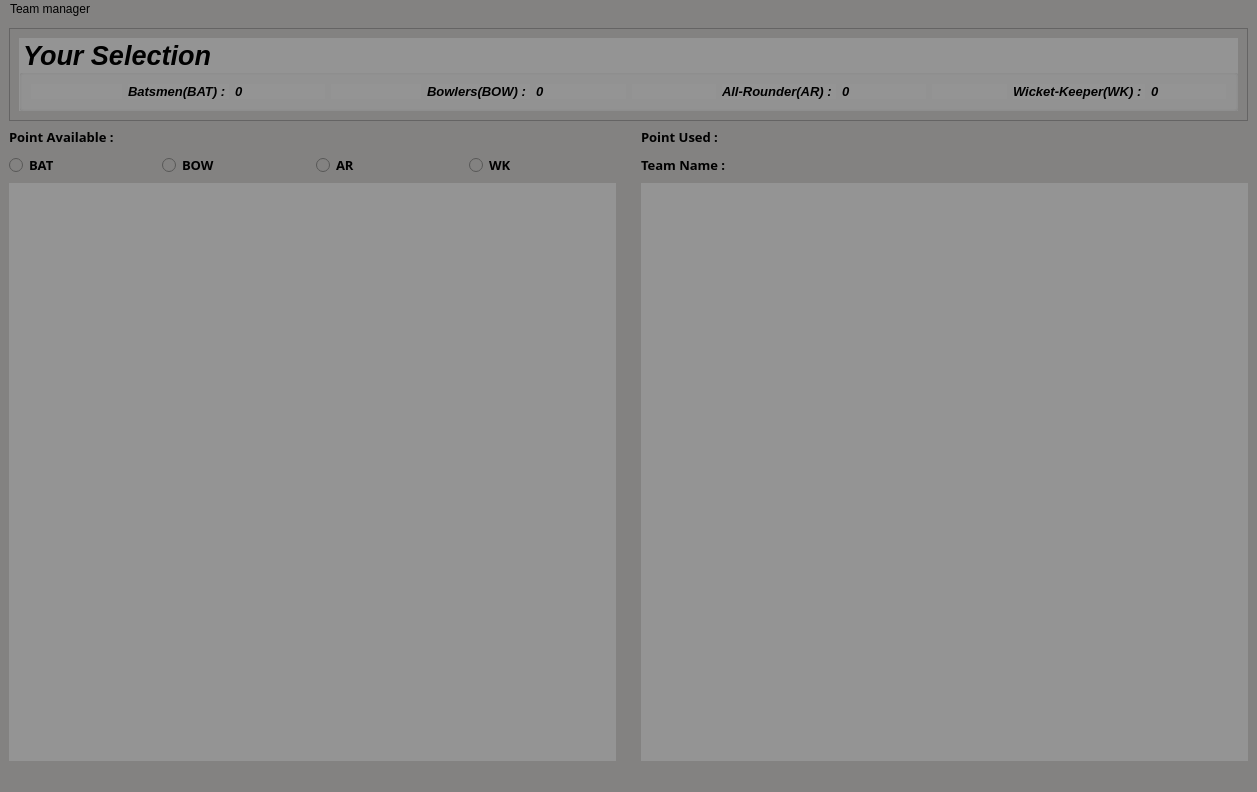
<?xml version="1.0" encoding="UTF-8"?>
<ui version="4.0">
 <class>MainWindow</class>
 <widget class="QMainWindow" name="MainWindow">
  <property name="geometry">
   <rect>
    <x>0</x>
    <y>0</y>
    <width>1257</width>
    <height>792</height>
   </rect>
  </property>
  <property name="focusPolicy">
   <enum>Qt::StrongFocus</enum>
  </property>
  <property name="windowTitle">
   <string>Fantasy Cricket</string>
  </property>
  <property name="windowIcon">
   <iconset>
    <normaloff>windowicon.png</normaloff>windowicon.png</iconset>
  </property>
  <property name="styleSheet">
   <string notr="true">background-color: rgb(131, 130, 129);</string>
  </property>
  <widget class="QWidget" name="centralwidget">
   <layout class="QGridLayout" name="gridLayout">
    <item row="4" column="0">
     <layout class="QHBoxLayout" name="horizontalLayout_4">
      <item>
       <widget class="QRadioButton" name="Rbat">
        <property name="font">
         <font>
          <family>Segoe Script</family>
          <pointsize>10</pointsize>
          <weight>75</weight>
          <bold>true</bold>
         </font>
        </property>
        <property name="text">
         <string>BAT</string>
        </property>
       </widget>
      </item>
      <item>
       <widget class="QRadioButton" name="Rbow">
        <property name="font">
         <font>
          <family>Segoe Script</family>
          <pointsize>10</pointsize>
          <weight>75</weight>
          <bold>true</bold>
         </font>
        </property>
        <property name="text">
         <string>BOW</string>
        </property>
       </widget>
      </item>
      <item>
       <widget class="QRadioButton" name="Rar">
        <property name="font">
         <font>
          <family>Segoe Script</family>
          <pointsize>10</pointsize>
          <weight>75</weight>
          <bold>true</bold>
         </font>
        </property>
        <property name="text">
         <string>AR</string>
        </property>
       </widget>
      </item>
      <item>
       <widget class="QRadioButton" name="Rwk">
        <property name="font">
         <font>
          <family>Segoe Script</family>
          <pointsize>10</pointsize>
          <weight>75</weight>
          <bold>true</bold>
         </font>
        </property>
        <property name="text">
         <string>WK</string>
        </property>
       </widget>
      </item>
     </layout>
    </item>
    <item row="3" column="0">
     <layout class="QHBoxLayout" name="horizontalLayout_3">
      <item>
       <widget class="QLabel" name="label_17">
        <property name="font">
         <font>
          <family>Segoe Script</family>
          <pointsize>10</pointsize>
          <weight>75</weight>
          <bold>true</bold>
         </font>
        </property>
        <property name="text">
         <string>Point Available :</string>
        </property>
       </widget>
      </item>
      <item>
       <widget class="QLabel" name="pointavail">
        <property name="font">
         <font>
          <family>Segoe Script</family>
          <pointsize>10</pointsize>
          <weight>75</weight>
          <bold>true</bold>
         </font>
        </property>
        <property name="text">
         <string/>
        </property>
       </widget>
      </item>
      <item>
       <spacer name="horizontalLayout_5">
        <property name="orientation">
         <enum>Qt::Horizontal</enum>
        </property>
        <property name="sizeType">
         <enum>QSizePolicy::Expanding</enum>
        </property>
        <property name="sizeHint" stdset="0">
         <size>
          <width>40</width>
          <height>20</height>
         </size>
        </property>
       </spacer>
      </item>
     </layout>
    </item>
    <item row="4" column="3">
     <layout class="QHBoxLayout" name="horizontalLayout_2">
      <item>
       <widget class="QLabel" name="label_15">
        <property name="font">
         <font>
          <family>Segoe Script</family>
          <pointsize>10</pointsize>
          <weight>75</weight>
          <bold>true</bold>
         </font>
        </property>
        <property name="text">
         <string>Team Name :</string>
        </property>
       </widget>
      </item>
      <item>
       <widget class="QLabel" name="teamname">
        <property name="font">
         <font>
          <family>Segoe Script</family>
          <pointsize>10</pointsize>
          <weight>75</weight>
          <bold>true</bold>
         </font>
        </property>
        <property name="text">
         <string/>
        </property>
       </widget>
      </item>
      <item>
       <spacer name="horizontalSpacer_2">
        <property name="orientation">
         <enum>Qt::Horizontal</enum>
        </property>
        <property name="sizeHint" stdset="0">
         <size>
          <width>40</width>
          <height>20</height>
         </size>
        </property>
       </spacer>
      </item>
     </layout>
    </item>
    <item row="5" column="2">
     <widget class="QLabel" name="label_19">
      <property name="text">
       <string/>
      </property>
      <property name="pixmap">
       <pixmap>icon/cup.png</pixmap>
      </property>
     </widget>
    </item>
    <item row="3" column="3">
     <layout class="QHBoxLayout" name="horizontalLayout">
      <item>
       <widget class="QLabel" name="label_16">
        <property name="font">
         <font>
          <family>Segoe Script</family>
          <pointsize>10</pointsize>
          <weight>75</weight>
          <bold>true</bold>
         </font>
        </property>
        <property name="text">
         <string>Point Used :</string>
        </property>
       </widget>
      </item>
      <item>
       <widget class="QLabel" name="pointused">
        <property name="font">
         <font>
          <family>Segoe Script</family>
          <pointsize>10</pointsize>
          <weight>75</weight>
          <bold>true</bold>
         </font>
        </property>
        <property name="text">
         <string/>
        </property>
       </widget>
      </item>
      <item>
       <spacer name="horizontalSpacer">
        <property name="orientation">
         <enum>Qt::Horizontal</enum>
        </property>
        <property name="sizeType">
         <enum>QSizePolicy::Expanding</enum>
        </property>
        <property name="sizeHint" stdset="0">
         <size>
          <width>40</width>
          <height>20</height>
         </size>
        </property>
       </spacer>
      </item>
     </layout>
    </item>
    <item row="1" column="0" colspan="4">
     <widget class="QFrame" name="frame">
      <property name="frameShape">
       <enum>QFrame::StyledPanel</enum>
      </property>
      <property name="frameShadow">
       <enum>QFrame::Raised</enum>
      </property>
      <layout class="QVBoxLayout" name="verticalLayout">
       <item>
        <widget class="QGroupBox" name="groupBox">
         <property name="font">
          <font>
           <family>Arial</family>
           <pointsize>20</pointsize>
           <weight>75</weight>
           <italic>true</italic>
           <bold>true</bold>
          </font>
         </property>
         <property name="mouseTracking">
          <bool>false</bool>
         </property>
         <property name="styleSheet">
          <string notr="true">background-color: rgb(148, 148, 148);</string>
         </property>
         <property name="title">
          <string>Your Selection</string>
         </property>
         <layout class="QGridLayout" name="gridLayout_6">
          <item row="0" column="1">
           <layout class="QGridLayout" name="BOW">
            <item row="0" column="2">
             <widget class="QLabel" name="bow">
              <property name="font">
               <font>
                <family>Arial</family>
                <pointsize>10</pointsize>
                <weight>75</weight>
                <italic>true</italic>
                <bold>true</bold>
               </font>
              </property>
              <property name="text">
               <string>0</string>
              </property>
             </widget>
            </item>
            <item row="0" column="0">
             <widget class="QLabel" name="label_4">
              <property name="text">
               <string/>
              </property>
              <property name="pixmap">
               <pixmap>icon/bow.png</pixmap>
              </property>
             </widget>
            </item>
            <item row="0" column="1">
             <widget class="QLabel" name="label_5">
              <property name="font">
               <font>
                <family>Arial</family>
                <pointsize>10</pointsize>
                <weight>75</weight>
                <italic>true</italic>
                <bold>true</bold>
               </font>
              </property>
              <property name="text">
               <string>Bowlers(BOW) : </string>
              </property>
             </widget>
            </item>
           </layout>
          </item>
          <item row="0" column="3">
           <layout class="QGridLayout" name="WK">
            <item row="0" column="1">
             <widget class="QLabel" name="label_11">
              <property name="font">
               <font>
                <family>Arial</family>
                <pointsize>10</pointsize>
                <weight>75</weight>
                <italic>true</italic>
                <bold>true</bold>
               </font>
              </property>
              <property name="text">
               <string>Wicket-Keeper(WK) : </string>
              </property>
             </widget>
            </item>
            <item row="0" column="0">
             <widget class="QLabel" name="label_10">
              <property name="text">
               <string/>
              </property>
              <property name="pixmap">
               <pixmap>icon/wkt.png</pixmap>
              </property>
             </widget>
            </item>
            <item row="0" column="2">
             <widget class="QLabel" name="wk">
              <property name="font">
               <font>
                <family>Arial</family>
                <pointsize>10</pointsize>
                <weight>75</weight>
                <italic>true</italic>
                <bold>true</bold>
               </font>
              </property>
              <property name="text">
               <string>0</string>
              </property>
             </widget>
            </item>
           </layout>
          </item>
          <item row="0" column="2">
           <layout class="QGridLayout" name="AR">
            <item row="0" column="0">
             <widget class="QLabel" name="label_7">
              <property name="text">
               <string/>
              </property>
              <property name="pixmap">
               <pixmap>icon/ar.png</pixmap>
              </property>
             </widget>
            </item>
            <item row="0" column="1">
             <widget class="QLabel" name="label_8">
              <property name="font">
               <font>
                <family>Arial</family>
                <pointsize>10</pointsize>
                <weight>75</weight>
                <italic>true</italic>
                <bold>true</bold>
               </font>
              </property>
              <property name="text">
               <string>All-Rounder(AR) : </string>
              </property>
             </widget>
            </item>
            <item row="0" column="2">
             <widget class="QLabel" name="ar">
              <property name="font">
               <font>
                <family>Arial</family>
                <pointsize>10</pointsize>
                <weight>75</weight>
                <italic>true</italic>
                <bold>true</bold>
               </font>
              </property>
              <property name="text">
               <string>0</string>
              </property>
             </widget>
            </item>
           </layout>
          </item>
          <item row="0" column="0">
           <layout class="QGridLayout" name="BAT">
            <item row="0" column="1">
             <widget class="QLabel" name="label_2">
              <property name="font">
               <font>
                <family>Arial</family>
                <pointsize>10</pointsize>
                <weight>75</weight>
                <italic>true</italic>
                <bold>true</bold>
               </font>
              </property>
              <property name="text">
               <string>Batsmen(BAT) : </string>
              </property>
             </widget>
            </item>
            <item row="0" column="0">
             <widget class="QLabel" name="label">
              <property name="text">
               <string/>
              </property>
              <property name="pixmap">
               <pixmap>icon/bat.png</pixmap>
              </property>
             </widget>
            </item>
            <item row="0" column="2">
             <widget class="QLabel" name="bat">
              <property name="font">
               <font>
                <family>Arial</family>
                <pointsize>10</pointsize>
                <weight>75</weight>
                <italic>true</italic>
                <bold>true</bold>
               </font>
              </property>
              <property name="text">
               <string>0</string>
              </property>
             </widget>
            </item>
           </layout>
          </item>
         </layout>
        </widget>
       </item>
      </layout>
     </widget>
    </item>
    <item row="5" column="3">
     <widget class="QListWidget" name="listWidget_2">
      <property name="font">
       <font>
        <family>Segoe Print</family>
        <pointsize>12</pointsize>
        <weight>75</weight>
        <bold>true</bold>
       </font>
      </property>
      <property name="styleSheet">
       <string notr="true">background-color: rgb(148, 148, 148);</string>
      </property>
      <property name="frameShape">
       <enum>QFrame::NoFrame</enum>
      </property>
      <property name="frameShadow">
       <enum>QFrame::Raised</enum>
      </property>
     </widget>
    </item>
    <item row="5" column="0">
     <widget class="QListWidget" name="listWidget">
      <property name="font">
       <font>
        <family>Segoe Print</family>
        <pointsize>12</pointsize>
        <weight>75</weight>
        <bold>true</bold>
       </font>
      </property>
      <property name="styleSheet">
       <string notr="true">background-color: rgb(148, 148, 148);</string>
      </property>
      <property name="frameShape">
       <enum>QFrame::NoFrame</enum>
      </property>
      <property name="frameShadow">
       <enum>QFrame::Raised</enum>
      </property>
     </widget>
    </item>
   </layout>
  </widget>
  <widget class="QMenuBar" name="menubar">
   <property name="geometry">
    <rect>
     <x>0</x>
     <y>0</y>
     <width>1257</width>
     <height>26</height>
    </rect>
   </property>
   <widget class="QMenu" name="menuTeam_manager">
    <property name="title">
     <string>Team manager</string>
    </property>
    <addaction name="newteam"/>
    <addaction name="openteam"/>
    <addaction name="saveteam"/>
    <addaction name="separator"/>
    <addaction name="evaluateteam"/>
   </widget>
   <addaction name="menuTeam_manager"/>
  </widget>
  <widget class="QStatusBar" name="statusbar"/>
  <action name="newteam">
   <property name="icon">
    <iconset>
     <normaloff>icon/add.png</normaloff>icon/add.png</iconset>
   </property>
   <property name="text">
    <string>New Team</string>
   </property>
  </action>
  <action name="openteam">
   <property name="icon">
    <iconset>
     <normaloff>icon/open.png</normaloff>icon/open.png</iconset>
   </property>
   <property name="text">
    <string>Open Team</string>
   </property>
  </action>
  <action name="saveteam">
   <property name="icon">
    <iconset>
     <normaloff>icon/save.png</normaloff>icon/save.png</iconset>
   </property>
   <property name="text">
    <string>Save Team</string>
   </property>
  </action>
  <action name="evaluateteam">
   <property name="text">
    <string>Evaluate Team</string>
   </property>
  </action>
 </widget>
 <resources/>
 <connections/>
</ui>
